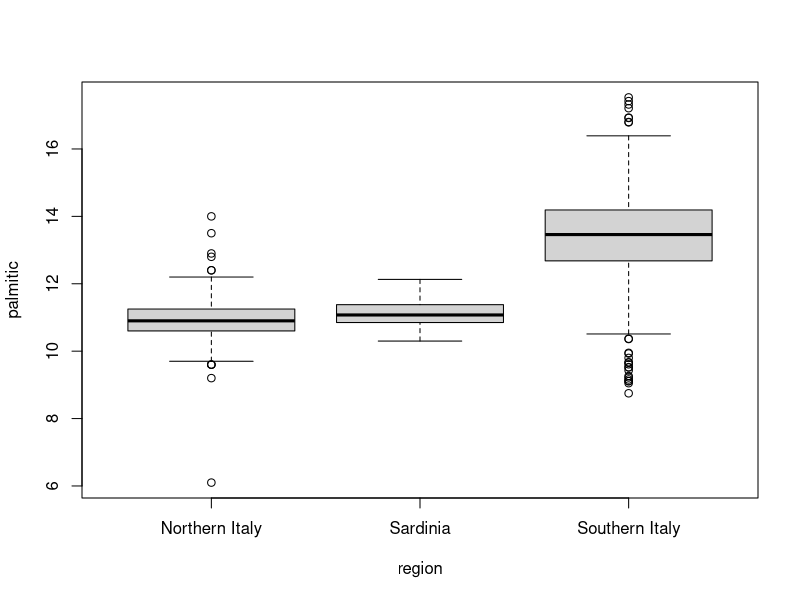

Here is the R script that generated this plot:
                      library(dslabs)
                      data(olive)
                      head(olive)
  boxplot(palmitic~region,data=olive)
